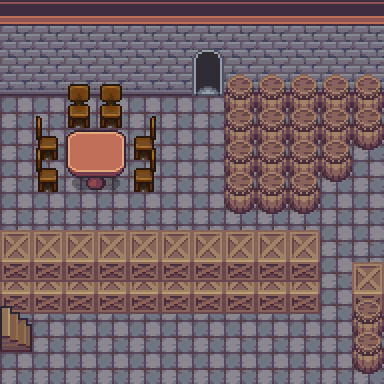

Rendered tile map (Tiled .tmx) drawn with the repository's tilesets; below, a short description and the map source with its tile grids summarised:
An orthogonal 12x12 tile map with 32x32 px tiles, 4 tile layers (Tile Layer 1, Tile Layer 5, Tile Layer 4, Above Player), 5 tilesets and 14 objects (9x collision, 5x event).

<map version="1.10" tiledversion="git" orientation="orthogonal" renderorder="right-down" compressionlevel="0" width="12" height="12" tilewidth="32" tileheight="32" infinite="0" nextlayerid="7" nextobjectid="22">
 <properties>
  <property name="edges" value="clamped" />
  <property name="inside" type="bool" value="true" />
  <property name="scenario" value="xero" />
  <property name="slug" value="cotton_cafe_basement" />
  <property name="map_type" value="notype" />
 </properties>
 <tileset firstgid="1" source="../gfx/tilesets/core_indoor_floors.tsx" />
 <tileset firstgid="3865" source="../gfx/tilesets/core_indoor_walls.tsx" />
 <tileset firstgid="7729" source="../gfx/tilesets/core_indoor_stairs.tsx" />
 <tileset firstgid="10699" source="../gfx/tilesets/core_city_and_country.tsx" />
 <tileset firstgid="12139" source="../gfx/tilesets/core_set pieces.tsx" />
 <layer id="1" name="Tile Layer 1" width="12" height="12">
  <data>[144 cells, 144 non-empty, 4 distinct tile ids]</data>
 </layer>
 <layer id="2" name="Tile Layer 5" width="12" height="12">
  <data>[144 cells, 38 non-empty, 15 distinct tile ids]</data>
 </layer>
 <layer id="3" name="Tile Layer 4" width="12" height="12">
  <data>[144 cells, 39 non-empty, 8 distinct tile ids]</data>
 </layer>
 <layer id="4" name="Above Player" width="12" height="12">
  <data>[144 cells, 10 non-empty, 1 distinct tile ids]</data>
 </layer>
 <objectgroup color="#ff0000" id="5" name="Collisions">
  <object id="2" type="collision" x="224" y="64" width="64" height="128" />
  <object id="3" type="collision" x="0" y="64" width="192" height="32" />
  <object id="5" type="collision" x="288" y="96" width="96" height="32" />
  <object id="9" type="collision" x="0" y="256" width="320" height="32" />
  <object id="11" type="collision" x="352" y="256" width="32" height="96" />
  <object id="15" type="collision" x="64" y="128" width="64" height="64" />
  <object id="16" type="collision" x="288" y="128" width="64" height="32" />
  <object id="17" type="collision" x="288" y="160" width="32" height="32" />
  <object id="19" type="collision" x="192" y="32" width="32" height="32" />
 </objectgroup>
 <objectgroup color="#ffff00" id="6" name="Events">
  <object id="12" name="Play Music" type="event" x="0" y="0" width="32" height="32">
   <properties>
    <property name="act10" value="play_music music_cathedral_theme" />
    <property name="cond10" value="not music_playing music_cathedral_theme" />
   </properties>
  </object>
  <object id="13" name="Go Cafe" type="event" x="0" y="320" width="32" height="32">
   <properties>
    <property name="act10" value="transition_teleport player,cotton_cafe.tmx,1,10,0.3" />
    <property name="act20" value="char_face player,right" />
    <property name="cond10" value="is char_at player" />
    <property name="cond20" value="is char_facing player,left" />
   </properties>
  </object>
  <object id="18" name="Teleport to Cafe Basement" type="event" x="192" y="64" width="32" height="32">
   <properties>
    <property name="act10" value="transition_teleport player,cotton_underground.tmx,10,16,0.3" />
    <property name="act20" value="char_face player,down" />
    <property name="cond10" value="is char_at player" />
    <property name="cond20" value="is char_facing player,up" />
   </properties>
  </object>
  <object id="20" name="Talk Guy" type="event" x="256" y="64" width="32" height="32">
   <properties>
    <property name="act1" value="translated_dialog cotton_underground_stop" />
    <property name="behav1" value="talk xerogrunt1" />
   </properties>
  </object>
  <object id="21" name="Create Guy" type="event" x="192" y="96" width="32" height="32">
   <properties>
    <property name="act1" value="create_npc xerogrunt1,6,3" />
    <property name="cond1" value="not char_exists xerogrunt1" />
   </properties>
  </object>
 </objectgroup>
</map>
